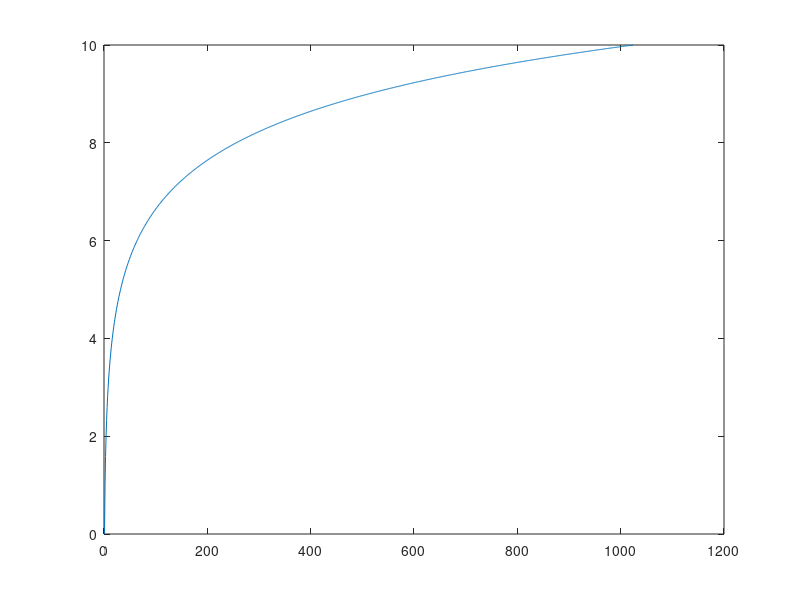

Write the MATLAB code that produced this figure.
disp('Running matlab script');
plot(log2(1:1024));
%figure(1)
%clf
%hold on
%step = 1:5:30;
%plot(thresholds,originalAICKsurf_1_AICK_mat_pos(step,:),'g')
%plot(thresholds,bowAICKsurf1000_bl_02_2_BowAICKv2_mat_pos(step,:),'g-x')
%plot(thresholds,originalAICKorb_0_AICK_mat_pos(step,:),'r')
%plot(thresholds,originalAICKorb_1_AICK_mat_pos(step,:),'r-x')


% figure(2)
% clf
% hold on
% plot(originalAICKsurf_1_AICK_mat_pos(:,2*15),'g')
% plot(bowAICKsurf1000_bl_02_3_BowAICKv2_mat_pos(:,2*15),'g-x')

%figure(3)
%clf
%hold on
%plot(log2(originalAICKsurf_3_AICK_avg_time),'g')
%plot(log2(bowAICKsurf1000_bl_02_2_BowAICKv2_avg_time),'g-x')
%plot(log2(originalAICKorb_0_AICK_avg_time),'r')
%plot(log2(originalAICKorb_1_AICK_avg_time),'r-x')
